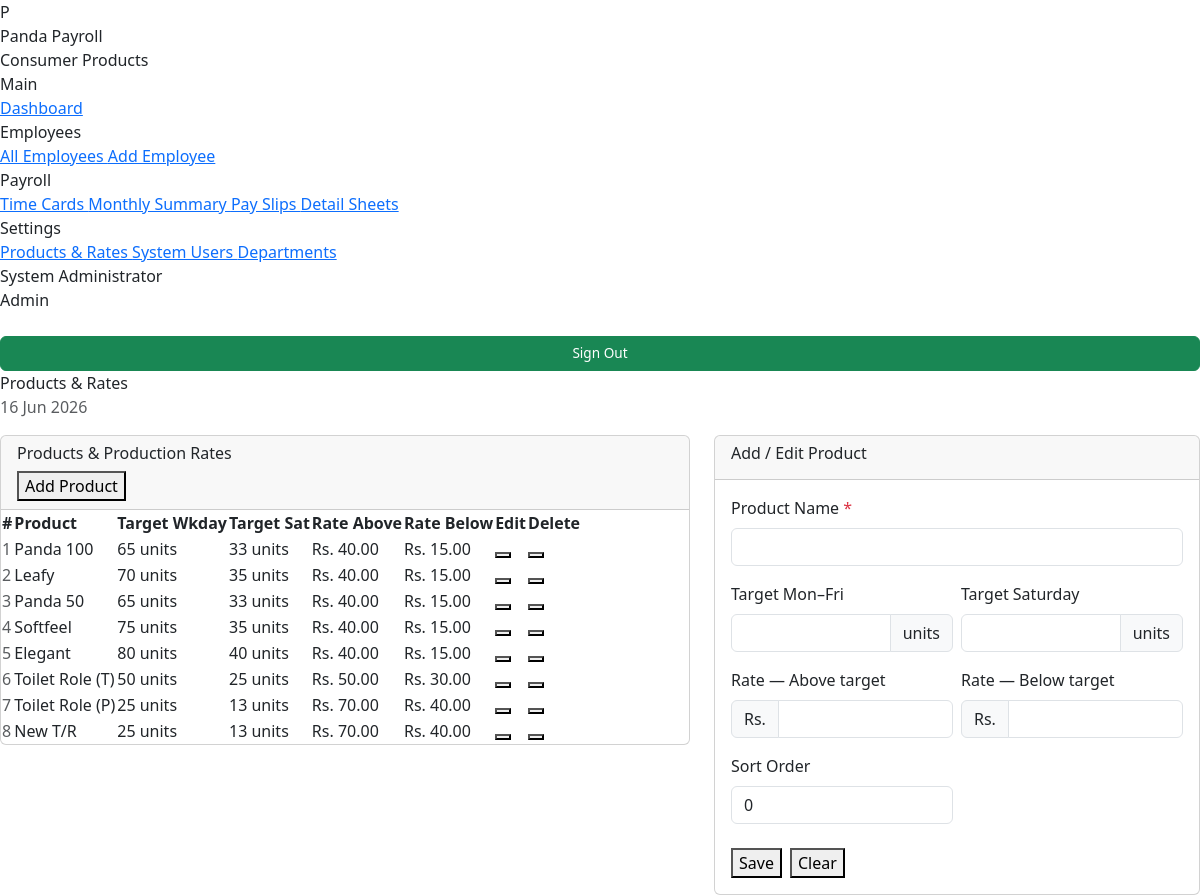
The app's page /modules/settings/products.php (signed in) with its own data.
### tables this page shows
CREATE TABLE `products` (
  `id` int(10) UNSIGNED NOT NULL,
  `name` varchar(100) NOT NULL,
  `target_weekday` smallint(5) UNSIGNED NOT NULL DEFAULT 65,
  `target_saturday` smallint(5) UNSIGNED NOT NULL DEFAULT 33,
  `rate_above` decimal(8,2) NOT NULL DEFAULT 40.00,
  `rate_below` decimal(8,2) NOT NULL DEFAULT 15.00,
  `sort_order` tinyint(3) UNSIGNED NOT NULL DEFAULT 0,
  `is_active` tinyint(1) NOT NULL DEFAULT 1,
  `created_at` datetime NOT NULL DEFAULT current_timestamp(),
  `updated_at` datetime NOT NULL DEFAULT current_timestamp() ON UPDATE current_timestamp()
);

### core/Database.php (called while the page is built, shortened)
<?php
class Database
{
    private static ?Database $instance = null;
    private PDO $pdo;
    private function __construct()
    {
        $dsn = sprintf(
            'mysql:host=%s;dbname=%s;charset=%s',
            DB_HOST, DB_NAME, DB_CHARSET
        );
        $options = [
            PDO::ATTR_ERRMODE            => PDO::ERRMODE_EXCEPTION,
            PDO::ATTR_DEFAULT_FETCH_MODE => PDO::FETCH_ASSOC,
            PDO::ATTR_EMULATE_PREPARES   => false,
        ];
        try {
            $this->pdo = new PDO($dsn, DB_USER, DB_PASS, $options);
        } catch (PDOException $e) {
            error_log('DB connection failed: ' . $e->getMessage());
            die('Database connection failed. Check error log.');
        }
    }
    public static function getInstance(): Database
    {
        if (self::$instance === null) {
            self::$instance = new self();
        }
        return self::$instance;
    }
    public function query(string $sql, array $params = []): PDOStatement
    {
        $stmt = $this->pdo->prepare($sql);
        $stmt->execute($params);
        return $stmt;
    }
    public function fetchAll(string $sql, array $params = []): array
    {
        return $this->query($sql, $params)->fetchAll();
    }
}

### core/helpers.php (called while the page is built, shortened)
<?php
function sanitize(mixed $value): string
{
    return htmlspecialchars(trim((string)$value), ENT_QUOTES, 'UTF-8');
}
function formatRs(float $amount): string
{
    return 'Rs. ' . number_format($amount, 2);
}

### modules/settings/products.php (the view, shortened to what this page needs)
<?php
$db         = Database::getInstance();
$products = $db->fetchAll('SELECT * FROM products WHERE is_active=1 ORDER BY sort_order, id');
require ROOT_PATH . '/templates/layout.php';
?>
<div class="row g-4">
    <div class="col-lg-7">
        <div class="card">
            <div class="card-header">
                <h6 class="card-title">Products & Production Rates</h6>
                <button class="btn-pp btn-pp-primary btn-pp-sm"
                        onclick="openForm(0,'','65','33','40','15','0')">
                    <i class="ti ti-plus"></i> Add Product
                </button>
            </div>
            <div class="table-responsive">
                <table class="pp-table">
                    <thead>
                        <tr>
                            <th>#</th><th>Product</th>
                            <th>Target Wkday</th><th>Target Sat</th>
                            <th>Rate Above</th><th>Rate Below</th>
                            <th>Edit</th><th>Delete</th>
                        </tr>
                    </thead>
                    <tbody>
                    <?php foreach ($products as $p): ?>
                        <tr>
                            <td class="text-muted fs-12"><?= $p['sort_order'] ?></td>
                            <td class="fw-600"><?= sanitize($p['name']) ?></td>
                            <td><?= $p['target_weekday'] ?> units</td>
                            <td><?= $p['target_saturday'] ?> units</td>
                            <td class="text-green fw-600"><?= formatRs($p['rate_above']) ?></td>
                            <td><?= formatRs($p['rate_below']) ?></td>
                            <td>
                                <button class="btn-pp btn-pp-outline btn-pp-sm"
                                        onclick="openForm(<?= $p['id'] ?>,'<?= addslashes($p['name']) ?>',
                                            '<?= $p['target_weekday'] ?>','<?= $p['target_saturday'] ?>',
                                            '<?= $p['rate_above'] ?>','<?= $p['rate_below'] ?>',
                                            '<?= $p['sort_order'] ?>')">
                                </button>
                            </td>
                            <td>
                                <form method="POST" onsubmit="return confirmProductDelete(event, '<?= addslashes($p['name']) ?>');" style="display:inline;">
                                    <button type="submit" class="btn-pp btn-pp-outline btn-pp-sm">
                                    </button>
                                </form>
                            </td>
                        </tr>
                    <?php endforeach; ?>
                    </tbody>
                </table>
            </div>
        </div>
    </div>
    <div class="col-lg-5">
        <div class="card" id="productFormCard">
            <div class="card-header">
                <h6 class="card-title" id="formTitle">Add / Edit Product</h6>
            </div>
            <div class="card-body">
                <form method="POST" id="productForm">
                    <div class="mb-3">
                        <label class="form-label">Product Name <span class="text-danger">*</span></label>
                        <input type="text" name="name" id="f_name" class="form-control" required>
                    </div>
                    <div class="row g-2 mb-3">
                        <div class="col-6">
                            <label class="form-label">Target Mon–Fri</label>
                            <div class="input-group">
                                <input type="number" name="target_weekday" id="f_twd" class="form-control" min="1" required>
                                <span class="input-group-text fs-12">units</span>
                            </div>
                        </div>
                        <div class="col-6">
                            <label class="form-label">Target Saturday</label>
                            <div class="input-group">
                                <input type="number" name="target_saturday" id="f_tsat" class="form-control" min="1" required>
                                <span class="input-group-text fs-12">units</span>
                            </div>
                        </div>
                    </div>
                    <div class="row g-2 mb-3">
                        <div class="col-6">
                            <label class="form-label">Rate — Above target</label>
                            <div class="input-group">
                                <span class="input-group-text fs-12">Rs.</span>
                                <input type="number" name="rate_above" id="f_above" class="form-control" step="0.01" min="0" required>
                            </div>
                        </div>
                        <div class="col-6">
                            <label class="form-label">Rate — Below target</label>
                            <div class="input-group">
                                <span class="input-group-text fs-12">Rs.</span>
                                <input type="number" name="rate_below" id="f_below" class="form-control" step="0.01" min="0" required>
                            </div>
                        </div>
                    </div>
                    <div class="row g-2 mb-4">
                        <div class="col-6">
                            <label class="form-label">Sort Order</label>
                            <input type="number" name="sort_order" id="f_sort" class="form-control" min="0" value="0">
                        </div>
                    </div>
                    <div class="d-flex gap-2">
                        <button type="submit" class="btn-pp btn-pp-primary">
                            <i class="ti ti-device-floppy"></i> Save
                        </button>
                        <button type="button" onclick="resetForm()" class="btn-pp btn-pp-outline">
                            <i class="ti ti-x"></i> Clear
                        </button>
                    </div>
                </form>
            </div>
        </div>
    </div>
</div>
<?php require ROOT_PATH . '/templates/layout_footer.php'; ?>

### records on screen
products: sort_order "1", name "Panda 100", target_weekday "65", target_saturday "33", rate_above "Rs. 40.00", rate_below "Rs. 15.00"
products: sort_order "2", name "Leafy", target_weekday "70", target_saturday "35", rate_above "Rs. 40.00", rate_below "Rs. 15.00"
products: sort_order "3", name "Panda 50", target_weekday "65", target_saturday "33", rate_above "Rs. 40.00", rate_below "Rs. 15.00"
products: sort_order "4", name "Softfeel", target_weekday "75", target_saturday "35", rate_above "Rs. 40.00", rate_below "Rs. 15.00"
products: sort_order "5", name "Elegant", target_weekday "80", target_saturday "40", rate_above "Rs. 40.00", rate_below "Rs. 15.00"
products: sort_order "6", name "Toilet Role (T)", target_weekday "50", target_saturday "25", rate_above "Rs. 50.00", rate_below "Rs. 30.00"
products: sort_order "7", name "Toilet Role (P)", target_weekday "25", target_saturday "13", rate_above "Rs. 70.00", rate_below "Rs. 40.00"
products: sort_order "8", name "New T/R", target_weekday "25", target_saturday "13", rate_above "Rs. 70.00", rate_below "Rs. 40.00"

### other values on screen
Auth::name() "System Administrator"
$roleLabel "Admin"
$pageTitle "Products & Rates"
